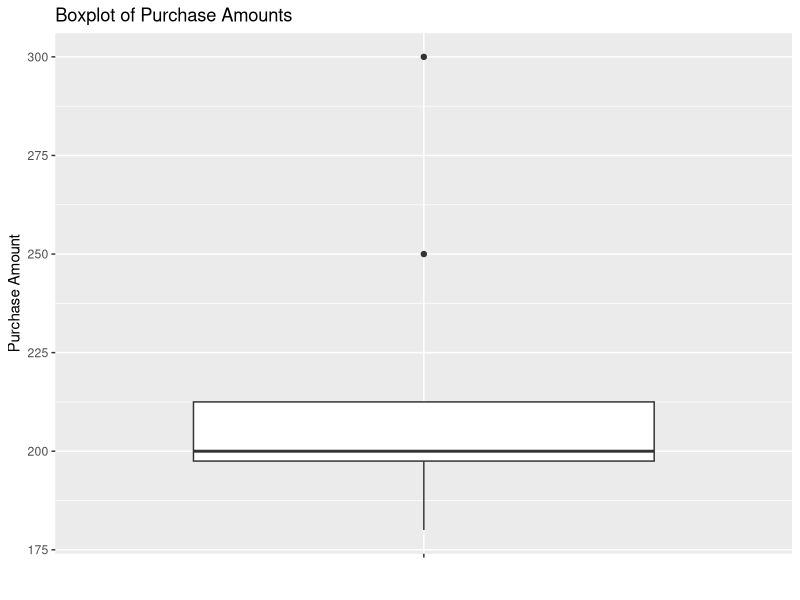

Generate this figure with R:
## ---- chunk 1
## Install required packages if not already installed
#install.packages(c("dplyr", "tidyr", "ggplot2"))

## Load libraries
library(dplyr)   
library(tidyr)  
library(ggplot2)
## ---- chunk 2
set.seed(42) # For reproducibility

# Simulated Dataset: Customer Information
data <- data.frame(
  Customer_ID = c(101, 102, 103, 104, 105, 102, 106, 107, 108, 109),
  Name = c("John Doe", "Jane Smith", "Sam Brown", "Sue Johson", "Mike White",
           "Jane Smith", "Emily Davis", "Michael Johnson", "Chris Lee", "Chris Lee"),
  Email = c("john@example.com", "jane@example.com", NA, "sue_j@example.com", "mike.w@example.com",
            "jane@example.com", "emily.d@example.com", "michael.j@example.com", "chris.l@example.com", "chris.l@example.com"),
  Purchase_Amount = c(200, 300, 150, NA, 4000, 300, 250, 180, 190, 200),
  stringsAsFactors = FALSE
)

# Introduce missing values for demonstration
data$Purchase_Amount[c(5, 4)] <- NA  # Set Purchase_Amount for some customers as missing

# View the original dataset
print("Original Data:")
print(data)
## ---- chunk 3
# Create a lookup table for correcting name typos
correction_table <- data.frame(
  Incorrect = c("Sue Johson"), 
  Correct = c("Sue Johnson"),
  stringsAsFactors = FALSE
)

# Correct the typo in the Name column
data_cleaned <- data %>%
  mutate(Name = ifelse(Name %in% correction_table$Incorrect, 
                       correction_table$Correct[match(Name, correction_table$Incorrect)], 
                       Name))

# Check the corrected dataset
print("Data after correcting typos:")
print(data_cleaned)
## ---- chunk 4
# Check for missing data
missing_data_summary <- colSums(is.na(data_cleaned))
print("Missing Data Summary:")
print(missing_data_summary)

# Option 1: Impute missing Purchase_Amount with the median
median_purchase <- median(data_cleaned$Purchase_Amount, na.rm = TRUE)

data_cleaned <- data_cleaned %>%
  mutate(Purchase_Amount = ifelse(is.na(Purchase_Amount), 
                                  median_purchase, 
                                  Purchase_Amount))

# Option 2: Remove rows with missing Email (assuming Email is essential)
data_cleaned <- data_cleaned %>%
  filter(!is.na(Email))

print("Data after handling missing values:")
print(data_cleaned)
## ---- chunk 5
# Identify and count the number of duplicate entries based on Customer_ID
num_duplicates <- data %>%
  group_by(Customer_ID) %>%
  filter(n() > 1) %>%
  summarise(duplicate_count = n())

# Print the number of duplicates found
print(paste("Number of duplicate entries based on Customer_ID:", nrow(num_duplicates)))

# Remove duplicates, keeping the first occurrence
data_cleaned <- data_cleaned %>%
  distinct(Customer_ID, .keep_all = TRUE)

print("Data after removing duplicates:")
print(data_cleaned)
## ---- chunk 6
# Visualize Purchase_Amount to detect outliers
ggplot(data_cleaned, aes(x = "", y = Purchase_Amount)) +
  geom_boxplot() +
  ggtitle("Boxplot of Purchase Amounts") +
  ylab("Purchase Amount") +
  xlab("")

# Calculate IQR to identify outliers
Q1 <- quantile(data_cleaned$Purchase_Amount, 0.25)
Q3 <- quantile(data_cleaned$Purchase_Amount, 0.75)
IQR <- Q3 - Q1

# Define bounds for outliers
lower_bound <- Q1 - 1.5 * IQR
upper_bound <- Q3 + 1.5 * IQR

# Remove outliers
data_cleaned <- data_cleaned %>%
  filter(Purchase_Amount >= lower_bound & Purchase_Amount <= upper_bound)

print("Data after removing outliers:")
print(data_cleaned)
